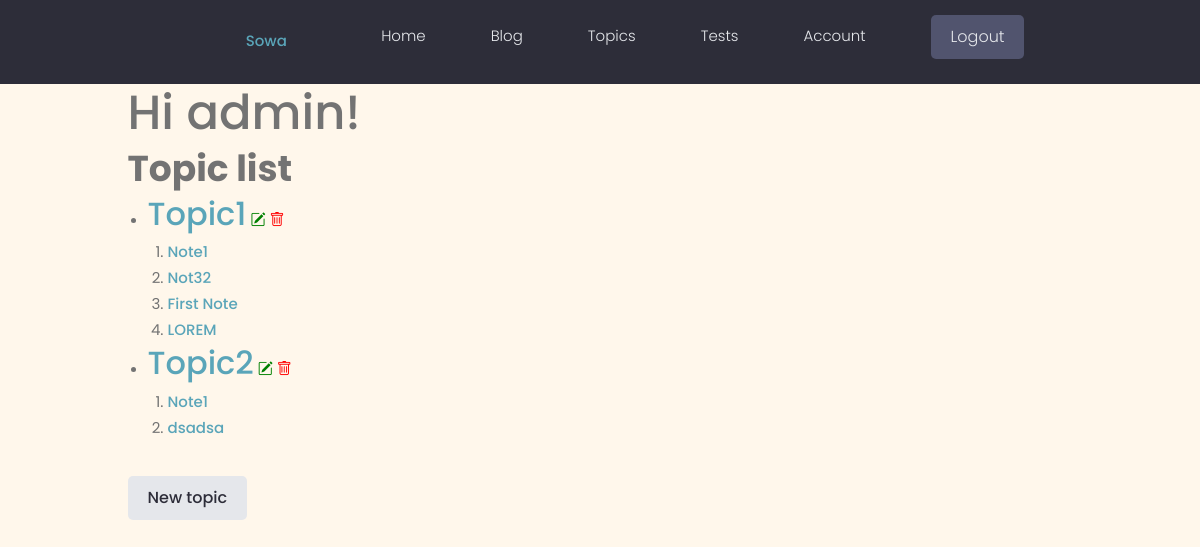
/note/ (signed in), run on the app's committed database.
### users/models.py (models this page shows, shortened)
class Profile(models.Model):
    user = models.OneToOneField(User, on_delete=models.CASCADE, null=True, blank=True)
    name = models.CharField(max_length=200, blank=True, null=True)
    email = models.EmailField(max_length=500, blank=True, null=True)
    username = models.CharField(max_length=200, blank=True, null=True)
    location = models.CharField(max_length=200, blank=True, null=True)
    bio = models.CharField(max_length=500, blank=True, null=True)
    profile_image = models.ImageField(null=True, blank=True, upload_to='profiles/', default='profiles/user-default.png')
    created = models.DateTimeField(auto_now_add=True)
    id = models.UUIDField(default=uuid.uuid4, unique=True, primary_key=True, editable=False)

### notes/models.py (models this page shows, shortened)
class Topic(models.Model):
    owner = models.ForeignKey(Profile, on_delete=models.CASCADE, null=True, blank=True)
    title = models.CharField(max_length=128)
    description = models.CharField(max_length=400)
    created = models.DateTimeField(auto_now_add=True)
    id = models.UUIDField(default=uuid.uuid4, unique=True, primary_key=True, editable=False)

class Note(models.Model):
    topic = models.ForeignKey(Topic, on_delete=models.CASCADE, null=True, blank=True)
    title = models.CharField(max_length=128)
    summary = models.CharField(max_length=500)
    created = models.DateTimeField(auto_now_add=True)
    modified = models.DateTimeField(auto_now=True)
    id = models.UUIDField(default=uuid.uuid4, unique=True, primary_key=True, editable=False)
    def __str__(self):
        return str(self.title)

### notes/views.py (the view)
# urls.py: path('', views.topic_list, name='topic-list'),
@login_required(login_url='login')
def topic_list(request):
    profile = request.user.profile
    topics = profile.topic_set.all()
    return render(
        request,
        'notes/topic_list.html',
        context={
            'topics': topics
        }
    )

### notes/templates/notes/topic_list.html
{% extends 'main.html' %}
{% block content %}
<div class="container">
    <h1>Hi {{user.profile.name}}!</h1>
<h2>Topic list</h2>
<ul>
{% for topic in topics %}
    <li>
<a href="{% url 'topic-detail' topic.id %}?next=/note"><h3>{{ topic.title }}</h3></a>
<a href="{% url 'update-topic' topic.id %}?next=/note/{{topic.id}}"><i class="bi bi-pencil-square" style="color:green"></i></a>
<a href="{% url 'delete-topic' topic.id %}?next=/note"><i class="bi bi-trash" style="color:red"></i></a>
    </li>
    <ol>
        {% for note in topic.note_set.all %}
        <li><a href="{% url 'note-update' topic.id note.id %}"">{{ note }}</a></li>
        {% endfor %}
    </ol>
{% endfor %}
    </ul>
<br>
<a href="{% url 'create-topic' %}?next=/note" class="btn">New topic</a>
</div>
{% endblock content %}

### static/styles/app.css (style rules this page uses)
:root { --color-sub: #2d2d39; }

### static/uikit/styles/modules/_variables.css (style rules this page uses)
:root { --color-main: #5aa5b9; --color-main-light: #e6faff; --color-sub: #3f4156; --color-sub-light: #51546e; --color-sub-lighter: #ededfd; --color-text: #737373; --color-gray: #8b8b8b; --color-light: #e5e7eb; --color-light-gray: #767676; --color-bg: #f8fafd; --color-white: #fffefd; --color-white-light: #f3f3f3; --color-success: #359e64; --color-success-bg: #def8e8; --color-error: #fc4b0b; --color-error-bg: #fff2ee; --font-base: 'Poppins', arial, helvetica, 'Segoe UI', roboto, ubuntu, sans-serif; --font-monospace: 'Fira Code', 'Courier New', courier, monospace; --font-regular: 300; --font-medium: 500; --font-bold: 700; --generic-shadow: 1px 1px 5px #00000010; --generic-transition: all 0.3s ease-in-out; }

### static/uikit/styles/modules/_base.css (style rules this page uses)
* { margin: 0; padding: 0; box-sizing: border-box; text-rendering: optimizeLegibility; color: inherit; font-size: inherit; }
html { font-size: 50%; }
@media only screen and (min-width: 480px) { html { font-size: 56.25%; } }
@media only screen and (min-width: 1200px) { html { font-size: 62.5%; } }
body { line-height: 1.6; font-weight: 400; font-size: 1.5rem; color: var(--color-text); background-color: var(--color-bg); min-height: 100vh; }

### static/uikit/styles/modules/_typography.css (style rules this page uses)
* { font-family: var(--font-base); }
h1 { font-size: 4.8rem; font-weight: var(--font-medium); }
h2 { font-size: 3.6rem; font-weight: var(--font-bold); }
h3 { font-size: 3.2rem; font-weight: var(--font-medium); }
a { padding-bottom: 2px; text-decoration: none; display: inline-block; color: var(--color-main); font-weight: var(--font-medium); }

### static/uikit/styles/modules/_utilities.css (style rules this page uses)
.container { width: 92%; max-width: 165rem; margin: 0 auto; box-sizing: border-box; }
@media screen and (min-width: 1000px) { .container { width: 90%; } }
@media screen and (min-width: 1200px) { .container { width: 80%; } }

### static/uikit/styles/modules/_button.css (style rules this page uses)
.btn { display: inline-block; position: relative; cursor: pointer; background-color: var(--color-light); font-weight: var(--font-medium); color: var(--color-sub); text-decoration: none; padding: 1rem 2rem; border-radius: 0.5rem; border: none; width: -webkit-fit-content; width: -moz-fit-content; width: fit-content; height: -webkit-fit-content; height: -moz-fit-content; height: fit-content; font-size: 1.6rem; outline-width: 0; outline-color: transparent; -webkit-backface-visibility: hidden; backface-visibility: hidden; transition: all 0.3s ease-in-out; }

### data on the page
Topic: title "Topic1"
Note: title "Note1"
Note: title "Not32"
Note: title "First Note"
Note: title "LOREM"
Topic: title "Topic2"
Note: title "Note1"
Note: title "dsadsa"

### other printed values
{{ user.profile.name }} "admin"
